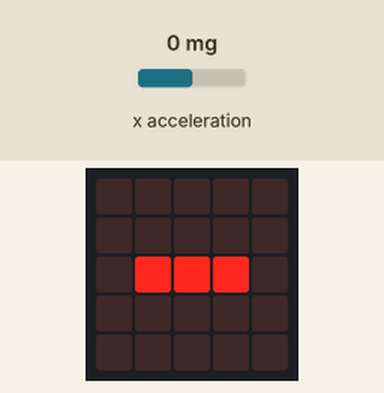
Simulated run of this program. Board: BBC micro:bit running MicroPython. Parts: the board's 5×5 LED display. The inputs (shaded band) are chosen by the test bench; at power-on: x acceleration 0 mg.

Above: at 1.2 s.
1.3 s: x acceleration set to -475 mg
2.8 s: x acceleration set to -554 mg
At 3.3 s:
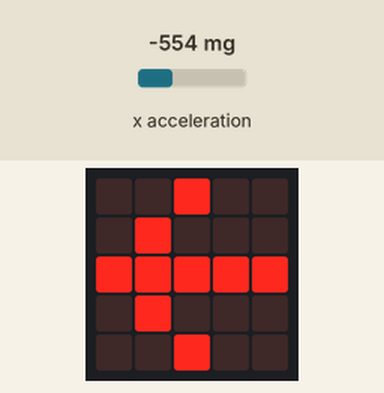
4.3 s: x acceleration set to 750 mg
At 5.5 s:
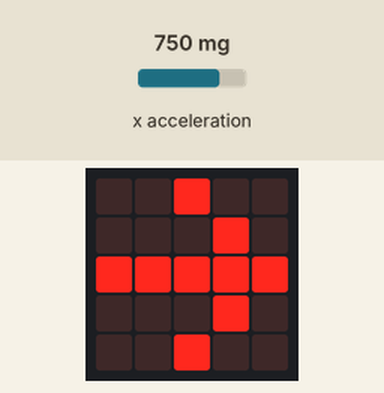
5.8 s: x acceleration set to -1440 mg
At 6.8 s:
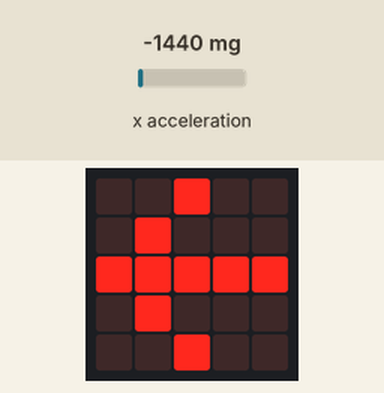
7.3 s: x acceleration set to 0 mg
At 7.9 s:
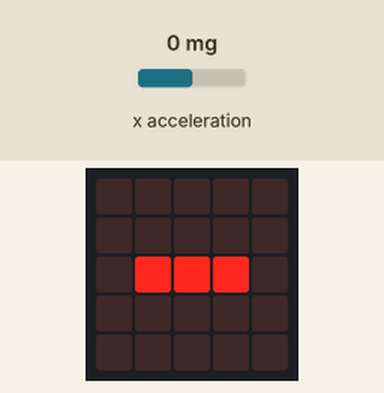
Timing chart, 0 to 9.8 s (numbered marks = the images above; inputs shaded):
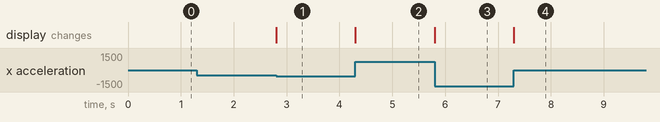

Measured:
- the behaviour switches between -500 and -501 mg on x acceleration (found by bisection; images 0 and 1)
- after the input at 1.3 s, every drawn part: stays the same
- after the input at 2.8 s, the display: changes at once (image 1)
- after the input at 4.3 s, the display: changes at once (image 2)
- after the input at 5.8 s, the display: changes at once (image 3)
- after the input at 7.3 s, the display: changes at once (image 4)

The program:

accel_base.py
```python
#Exemple
from microbit import *

while True:
    abscisse = accelerometer.get_x()
    if abscisse > 500:
        display.show(Image.ARROW_E)
    elif abscisse < -500:
        display.show(Image.ARROW_W)
    else:
        display.show("-")
```
